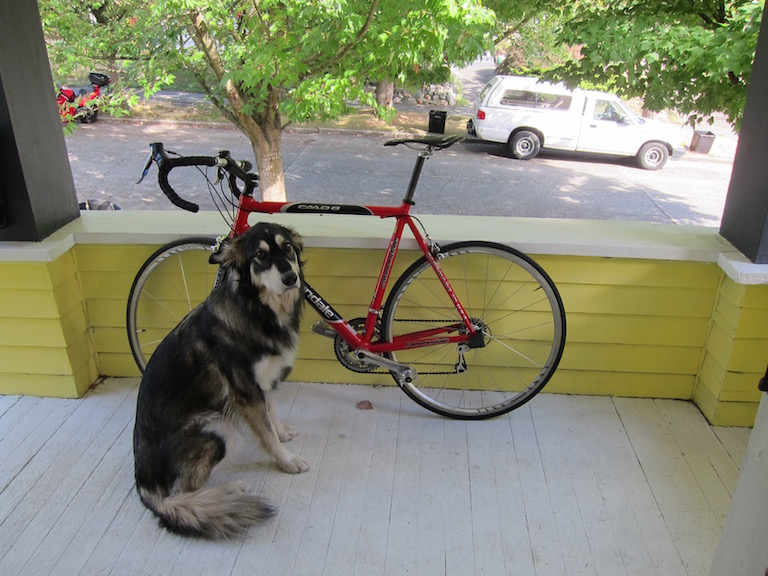
#> input picture dog.jpg, 768 x 576 px
$ python augmentation.py   (Python 2 division)
#> lines starting #> are read from the running program, lines starting #| are printed output that depends on the picture
#> further down, img is the input picture: PIL image 768x576 RGB; mean R, G, B 134.4, 135.7, 114.1
#-*- coding:utf-8 -*-
import numpy as np
from PIL import Image
import matplotlib.pyplot as plt
import matplotlib.patches as patches
import numpy.random as npr
import random
import cv2
# ref : https://github.com/mdbloice/Augmentor
class Imgaug(object):
    def __init__(self):
        pass;

    def mapping(self,img_size , coordinate):
        """
        map coordinate(x1,y1,x2,y2) to original image size
        :param img_size: (image height , image width)
        :return: numpy
        """
        assert len(coordinate) == 4 and np.ndim(coordinate) == 1 and len(img_size) == 2 and np.ndim(img_size) == 1
        x1, y1, x2, y2 = coordinate
        ret_np = np.zeros(img_size)
        ret_np[y1:y2, x1:x2] = 255

        return ret_np
    def mappings(self , img_size ,coordinates):
        return map(lambda coord : self.mapping(img_size , coord) , coordinates)
    def get_TLBR(self , np_img):
        """
        Top Left , Buttom Right  ==> TLRB
        get Top Left , Buttom Right Coordinate from Region of interested
        :param np_img:
        :return:
        """
        h_axis_indices = np.where([np.mean(np_img, axis=1) > 0])[1]
        w_axis_indices = np.where([np.mean(np_img, axis=0) > 0])[1]

        h_start = h_axis_indices[0]
        h_end = h_axis_indices[-1]
        w_start = w_axis_indices[0]
        w_end = w_axis_indices[-1]

        return  w_start  , h_start , w_end , h_end # x1,y1,x2,y2

    def get_TLBRs(self , np_imgs):
        return map(lambda img: self.get_TLBR(img) , np_imgs)

    def tilt_image(self , image, angle):
        # grab the dimensions of the image and then determine the
        # center
#> called with angle = 6
        (h, w) = image.shape[:2]
#> h = 576; w = 768
        (cX, cY) = (w // 2, h // 2)
#> cX = 384; cY = 288

        # grab the rotation matrix (applying the negative of the
        # angle to rotate clockwise), then grab the sine and cosine
        # (i.e., the rotation components of the matrix)
        M = cv2.getRotationMatrix2D((cX, cY), -angle, 1.0)
        cos = np.abs(M[0, 0])
#> cos = 0.995
        sin = np.abs(M[0, 1])
#> sin = 0.105

        # compute the new bounding dimensions of the image
        nW = int((h * sin) + (w * cos))
#> nW = 824
        nH = int((h * cos) + (w * sin))
#> nH = 653

        # adjust the rotation matrix to take into account translation
        M[0, 2] += (nW / 2) - cX
        M[1, 2] += (nH / 2) - cY

        # perform the actual rotation and return the image
        return cv2.warpAffine(image, M, (nW, nH))
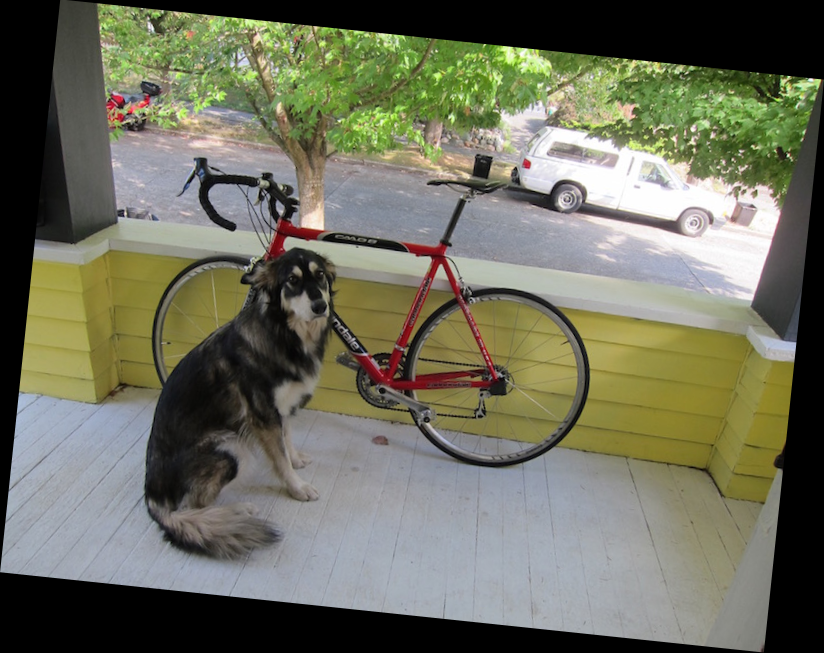
#> returned value: shape (653, 824, 3); mean of channels 0, 1, 2 110.5, 111.5, 93.8; drawn as R, G, B

    def rotate90(self , np_img , index ):
        """
        rotate numpy 2d image by Index
        :param np_img:
        :return: np_img
        """
        np_img = np.rot90(np_img, index )
        return np_img
    def flipflop(self,np_img, index ):
        """
        # 0 = Nothing
        # 1 = left right flip flop
        # 2 = up doen flip flop

        randomly flip flop numpy 2d image
        :param np_img:
        :return: np_img
        """
        np_img = np.flip(np_img, index)
        return np_img

    # Callback Function
    def _mask_transform(self ,img_size ,coordinates , func , index ):
        masks=self.mappings(img_size, coordinates)
        # transformed ==> tf
        tf_masks = map(lambda mask: func(mask , index), masks)  # rotated masked
        tf_coords = self.get_TLBRs(tf_masks)
#> tf_coords = [(139, 145, 610, 476), (507, 121, 734, 240), (133, 230, 346, 571)]
        return tf_coords

    def show_image(self , image ,coordinates , prefix=None):
        """
        Show image with a couple of coordinates
        :param image:
        :param coordinates:
        :return:
        """
        fig =plt.figure()
        ax=fig.add_subplot(111)
        ax.imshow(image)
        ax.set_xlabel(prefix)
        # patch rectangles to image
        for coord in coordinates:
            x1,y1,x2,y2 = coord
            rect = patches.Rectangle((x1,y1) ,x2-x1 , y2- y1 , fill = '')
            ax.add_patch(rect)
        plt.show()

class TiltImages(Imgaug):
    def __call__(self, np_img, coordinates , angle):
        tform_img = self.tilt_image(np_img, angle)
        tform_coords = self._mask_transform(np_img.shape[:2], coordinates , self.tilt_image , angle)
#> tform_coords has the same summary as tf_coords in _mask_transform
        return tform_img , tform_coords

class RotationTransform(Imgaug):
    def __call__(self, np_img , coordinates , index):
        # rt = Rotate , Roatate Image
        tform_img=self.rotate90(np_img , index)
        tform_coords = self._mask_transform(np_img.shape[:2], coordinates, self.rotate90, index)
        #masks=self.mappings(coordinates)
        #tform_masks = map(lambda mask: self.rotate90(mask ,index), masks)  # rotated masked
        #tform_coords = self.get_TLBRs(tform_masks )
        return tform_img  , tform_coords

class FlipTransform(Imgaug):
    def __call__(self, np_img , coordinates , index):
        if index > 1 :
            index %= 2

        tform_img = self.flipflop(np_img , index)
        tform_coords = self._mask_transform(np_img.shape[:2], coordinates, self.flipflop, index)
        #masks=self.mappings(coordinates)
        #tform_masks = map(lambda mask: self.flipflop(mask ,index), masks)  # rotated masked
        #tform_coords = self.get_TLBRs(tform_masks )
        return tform_img  , tform_coords

class BrightnessAugmentation(object):
    """
    ref : https://github.com/chainer/chainercv/blob/master/chainercv/links/model/ssd/transforms.py
    ref : https://stackoverflow.com/questions/32609098/how-to-fast-change-image-brightness-with-python-opencv
    """
    def __call__(self , img , k ):
        return self.increase_brightness(img , k )
    # [11 lines left out: function increase_brightness, not called in this run]

class ContrastTranform(object):
    """
    ref : https://stackoverflow.com/questions/42045362/change-contrast-of-image-in-pil
    """
    def __call__(self , img , k):
        return self.change_contrast(Image.fromarray(img) , k)
    # [8 lines left out: function change_contrast, not called in this run]

# ref : https://github.com/ayooshkathuria/pytorch-yolo-v3
# ref : https://github.com/qqwweee/keras-yolo3/blob/master/kmeans.py
"""
# ref : https://medium.com/@vivek.yadav/part-1-generating-anchor-boxes-for-yolo-like-network-for-vehicle-detection-using-kitti-dataset-b2fe033e5807
 in YOLOv2, intersection over union (IOU) is used as a distance metric. The IOU calculations are made assuming all \
 the bounding boxes are located at one point, i.e. only width and height are used as features
"""
class Kmeans(object):
    def __call__(self ,boxes , k , dist ):
        self.kmeans()

    # [21 lines left out: function kmeans, not called in this run]
if __name__ == '__main__':
    img = Image.open('dog.jpg').convert('RGB')
    np_img = np.asarray(img)
    coord_bike = [124,134,124+ 443,134+286]
    coord_car = [468,74,468+218,74+96]
    coord_dog = [131,219,131+180,219+324]
    coords = [coord_bike , coord_car , coord_dog]
    print coords
    k=random.randint(0,10)
    # rotate angle
    imgaug =Imgaug()
    tilt_images = TiltImages()
    t_img , t_coords =tilt_images(np_img , coords , k)
#> t_coords has the same summary as tf_coords in _mask_transform
    imgaug.show_image(t_img, t_coords)
#> the loop in show_image, `for coord in coordinates:` made 3 passes
#> in show_image, `plt.show()`:
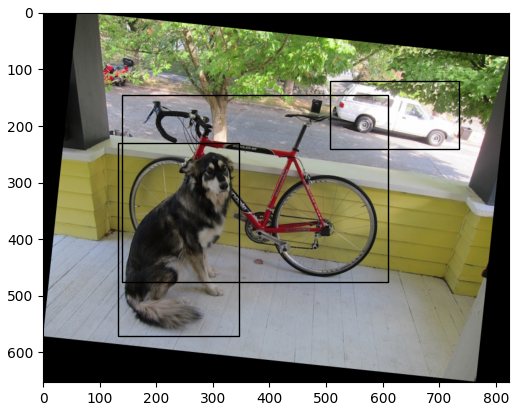
#> figure drawn by matplotlib, 1 panel

    # rotate 90 , 180 ,270
    imgaug =Imgaug()
    rt_images = RotationTransform()
    rt_img , rt_coords = rt_images(np_img , coords , k)
#> in rotate90, `np_img = np.rot90(np_img, index )`:
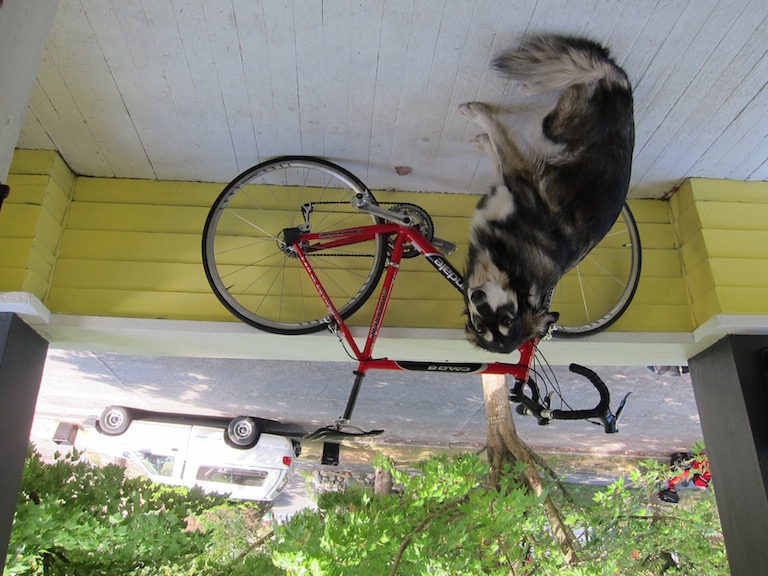
#> np_img: shape (576, 768, 3); mean of channels 0, 1, 2 134.4, 135.7, 114.1; drawn as R, G, B
#> in __call__, `tform_coords = self._mask_transform(np_img.shape[:2], coordinates, sel..`: tform_coords = [(201, 156, 643, 441), (82, 406, 299, 501), (457, 33, 636, 356)]
#> rt_coords has the same summary as tform_coords in __call__
    imgaug.show_image(rt_img, rt_coords)
#> the loop in show_image (call 2), `for coord in coordinates:` made 3 passes
#> in show_image (call 2), `plt.show()`:
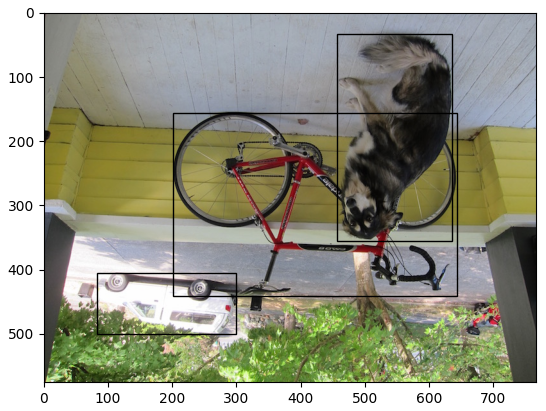
#> figure drawn by matplotlib, 1 panel

    # flip flop images
    imgaug = Imgaug()
    ft_images = FlipTransform()
    ft_img, ft_coords = ft_images(np_img, coords, k)
#> in flipflop, `np_img = np.flip(np_img, index)`:
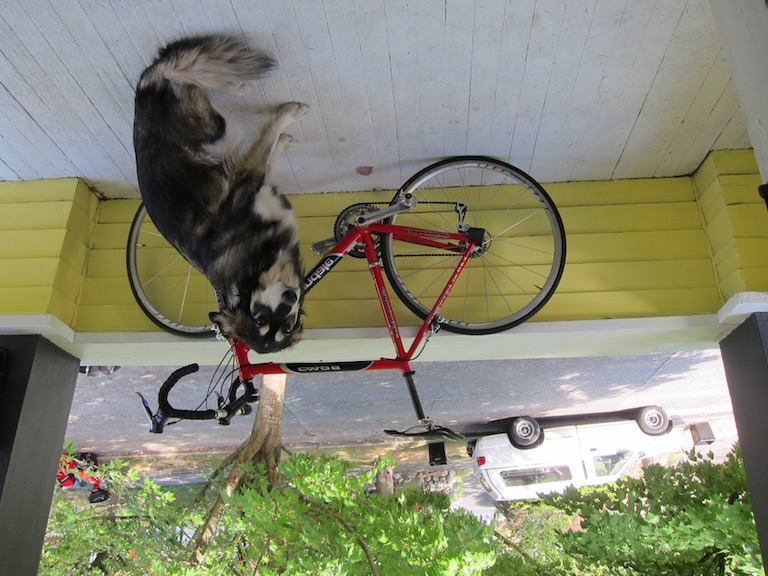
#> np_img: shape (576, 768, 3); mean of channels 0, 1, 2 134.4, 135.7, 114.1; drawn as R, G, B
#> in __call__, `tform_coords = self._mask_transform(np_img.shape[:2], coordinates, sel..`: tform_coords = [(124, 156, 566, 441), (468, 406, 685, 501), (131, 33, 310, 356)]
#> ft_coords has the same summary as tform_coords in __call__
    imgaug.show_image(ft_img, ft_coords)
#> the loop in show_image (call 3), `for coord in coordinates:` made 3 passes
#> in show_image (call 3), `plt.show()`:
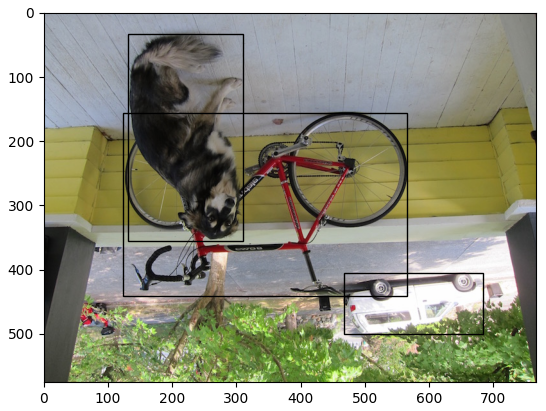
#> figure drawn by matplotlib, 1 panel


    """
    img = Image.open('sample_img.png')
    fig = plt.figure()
    ax=fig.add_subplot(111)
    rect = patches.Rectangle((100,100) , 300 ,400)
    ax.add_patch(rect)
    ax.imshow(img)
    plt.close()

    ##
    imgsize = np.shape(img)[:2]
    imgaug=Imgaug()
    mask = imgaug.mapping(imgsize ,(100 ,100 , 400 , 500))
    print imgaug.get_TLBR(mask)
    plt.imshow(mask)
    plt.show()

    ##
    rb_img= imgaug.rotate_bound(np.asarray(img ), 10)
    rb_mask = imgaug.rotate_bound(np.asarray(mask), 10)
    fig = plt.figure()
    ax=fig.add_subplot(111)
    ax.imshow(rb_mask)
    x1,y1,x2,y2=imgaug.get_TLBR(rb_mask)
    rect = patches.Rectangle((x1,y1),x2-x1, y2-y1)
    ax.add_patch(rect)
    plt.show()

    ##
    rt = RotationTransform()
    rt_mask = rt(mask)
    print imgaug.get_TLBR(rt_mask)
    plt.imshow(rt_mask)
    plt.show()

    ##
    ft = FlipTransform()
    ft_mask = ft(mask)
    print imgaug.get_TLBR(rt_mask)
    plt.imshow(ft_mask)
    plt.show()

    ##
    np_img=np.asarray(img)
    br = BrightnessAugmentation()
    br_img =br(np_img)
    plt.imshow(np_img)
    plt.show()
    plt.close()
    plt.imshow(br_img)
    plt.show()

    ##
    ct = ContrastTranform()
    ct_img=ct(np_img)
    print np.shape(np.asarray(ct_img))
    plt.imshow(ct_img)
    plt.show()

    exit()

"""
